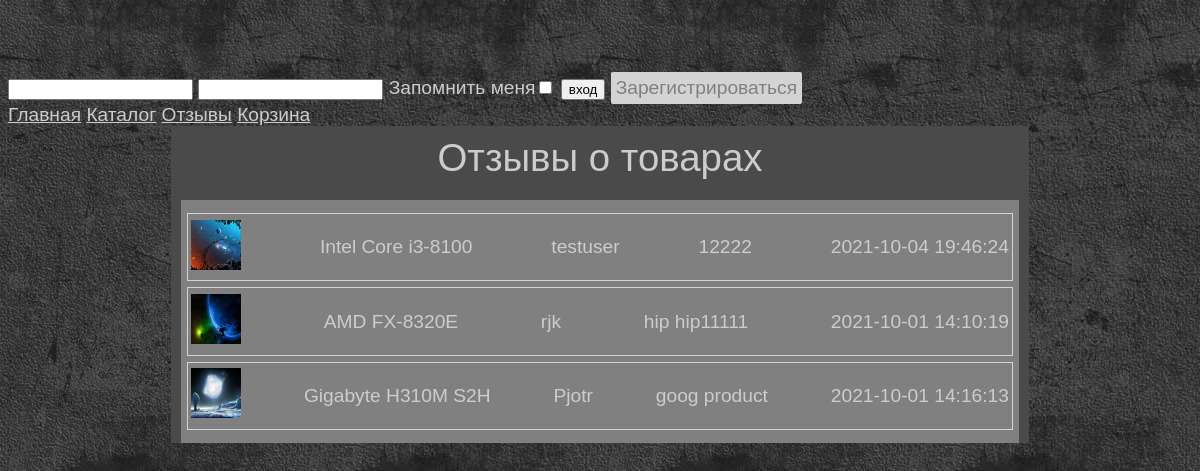
Page /feedback.php on the committed database.
### tables this page shows
CREATE TABLE `products` (
  `id` bigint unsigned NOT NULL AUTO_INCREMENT,
  `name` varchar(255) DEFAULT NULL COMMENT 'Название',
  `description` text COMMENT 'Описание',
  `price` decimal(11,2) DEFAULT NULL COMMENT 'Цена',
  `catalog_id` int unsigned DEFAULT NULL,
  `created_at` datetime DEFAULT CURRENT_TIMESTAMP,
  `updated_at` datetime DEFAULT CURRENT_TIMESTAMP ON UPDATE CURRENT_TIMESTAMP,
  PRIMARY KEY (`id`),
  KEY `index_of_catalog_id` (`catalog_id`)
);

CREATE TABLE `product_images` (
  `product_id` bigint unsigned NOT NULL,
  `title` varchar(50) DEFAULT NULL,
  KEY `product_id` (`product_id`),
  CONSTRAINT `product_images_ibfk_1` FOREIGN KEY (`product_id`) REFERENCES `products` (`id`) ON DELETE CASCADE ON UPDATE CASCADE
);

CREATE TABLE `product_feedback` (
  `id` int unsigned NOT NULL AUTO_INCREMENT,
  `product_id` bigint unsigned NOT NULL,
  `user_name` varchar(50) DEFAULT NULL,
  `feedback` varchar(255) DEFAULT NULL,
  `created_at` datetime DEFAULT CURRENT_TIMESTAMP,
  `updated_at` datetime DEFAULT NULL ON UPDATE CURRENT_TIMESTAMP,
  PRIMARY KEY (`id`),
  KEY `product_id` (`product_id`),
  CONSTRAINT `product_feedback_ibfk_1` FOREIGN KEY (`product_id`) REFERENCES `products` (`id`) ON DELETE CASCADE ON UPDATE CASCADE
);

### feedback.php (called while the page is built, shortened)
<?php
include_once 'models/db_connect.php';
$feedsData = mysqli_query(getDb(),"SELECT products.id as product_id, products.name as product_name, product_images.title as image_name, product_feedback.user_name, product_feedback.feedback, product_feedback.created_at FROM products
JOIN product_images ON product_images.product_id = products.id
JOIN product_feedback ON product_feedback.product_id = products.id ORDER BY product_feedback.updated_at DESC, product_feedback.created_at DESC;");
include 'views/feedback.php';

### models/db_connect.php (called while the page is built, shortened)
<?php
function getDb(){
    static $db = '';
    if(isset($db)){
        $db = mysqli_connect('localhost:3306','test_user', '1234', 'shop') or die('ошибка соединения: ' . mysqli_connect_error());
    }
    return $db;
}

### views/feedback.php (the view, shortened to what this page needs)
<!doctype html>
<html lang="en">
<head>
    <link rel="stylesheet" type="text/css" href="style.css"/>
</head>
<body>
<?php include 'menu.php'?>
<div id="main">
    <div class="post_title"><h2>Отзывы о товарах</h2></div>
    <div class="gallery_item">
        <?php foreach($feedsData as $feedback):?>
            <div class="feedback-item feedback">
                <a rel="gallery" class="photo" href="product_item.php?id=<?=$feedback['product_id']?>"><img alt="<?=$feedback['product_name']?>" src="gallery_img/small/<?=$feedback['image_name']?>" width="50" height="50"/></a>
                <p><?=$feedback['product_name']?></p>
                <p><?=$feedback['user_name']?></p>
                <P><?=$feedback['feedback']?></P>
                <P><?=$feedback['created_at']?></P>
            </div>
        <?php endforeach; ?>
    </div>
</div>
</body>
</html>

### style.css (style rules this page uses)
body { background: #444 url('img/body.jpg'); color: #444; font: normal 1.2em Verdana,Arial,sans-serif; height: 100%; padding-bottom: 1px; padding-top: 64px; }
.gallery_item { display: flex; justify-content: center; align-items: center; flex-direction: column; margin: 10px; background-color: grey; padding: 10px; text-align: center; }
#main { width:858px; margin:0 auto; background: #4A4A4A; color: #CCC; }
.post_title h2 { font: normal 2em Arial,sans-serif; margin: 0; padding: 10px; text-align: center; }
.feedback-item { display: flex; justify-content: space-between; border: 1px solid lightgray; align-items: center; padding: 3px; margin: 3px; }
.feedback { width: 100%; }

### rows in the picture
products: product_images.title (picture), name "Intel Core i3-8100", product_feedback.user_name "testuser", product_feedback.feedback "12222", product_feedback.created_at "2021-10-04 19:46:24"
products: product_images.title (picture), name "AMD FX-8320E", product_feedback.user_name "rjk", product_feedback.feedback "hip hip11111", product_feedback.created_at "2021-10-01 14:10:19"
products: product_images.title (picture), name "Gigabyte H310M S2H", product_feedback.user_name "Pjotr", product_feedback.feedback "goog product", product_feedback.created_at "2021-10-01 14:16:13"
